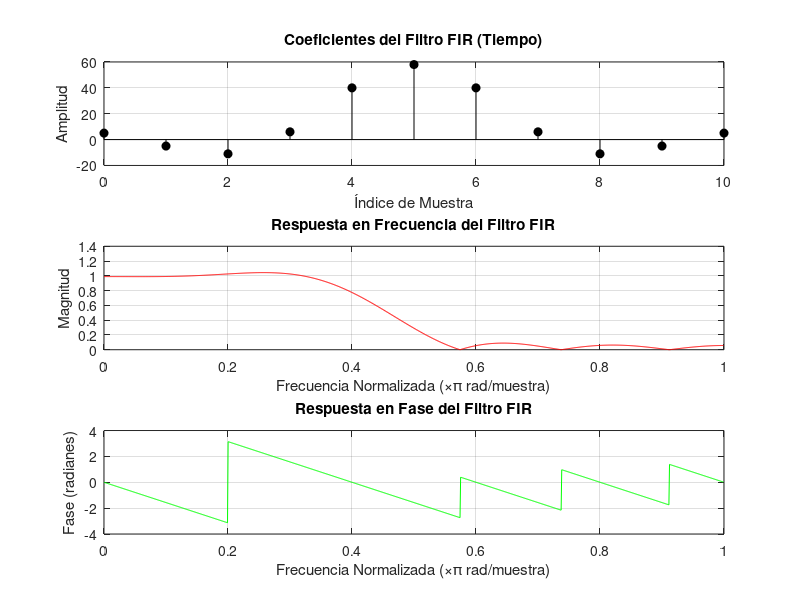

The MATLAB script that drew this image:
# --------------------------------------------------------------------------------------
# Calculo de coheficientes para filtro FIR LSE
# --------------------------------------------------------------------------------------

clc; clear all; close all;

pkg load signal  % Carga el paquete de procesamiento de señales en Octave

% Parámetros del filtro FIR
num_taps = 11;      % Número de coeficientes (taps) del filtro FIR
f_corte = 0.4;      % Frecuencia de corte normalizada (en términos de Nyquist)

% Definir los vectores de frecuencia y amplitud para 'firls'
% Vector de frecuencia [0, frecuencia de corte, frecuencia de transición, 1]
% Estos valores determinan la forma de la respuesta en frecuencia del filtro.
F = [0 f_corte f_corte+0.1 1];
% Vector de amplitud deseado en las bandas correspondientes
% Aquí definimos la amplitud para cada segmento de frecuencia.
A = [1 1 0 0];

% Diseño del filtro FIR usando el método de mínimos cuadrados (Least Squares Error)
coef = firls(num_taps - 1, F, A);

% Normalizar coeficientes para ajustarlos al rango de 8 bits signed
coef_fixed = round(coef * 2^(8-1));      % Escalado para tener precisión de 8 bits signed
coef_fixed(coef_fixed < -128) = -128;    % Límite inferior de 8 bits signed
coef_fixed(coef_fixed > 127) = 127;      % Límite superior de 8 bits signed

% Convertir a formato hexadecimal
% Convierte los coeficientes a hexadecimal para implementación en VHDL
coef_hex = dec2hex(typecast(int8(coef_fixed), 'uint8'));

% Mostrar los coeficientes en formato VHDL requerido
disp("constant coeficient: coeficient_type := ");
disp("    (");

for i = 1:length(coef_hex)
    % Mostrar cada coeficiente en hexadecimal, con prefijo X"
    fprintf('        X"%s"', coef_hex(i, :));
    if i < length(coef_hex)
        fprintf(",\n");
    else
        fprintf("\n");
    end
end
disp("    );");

% Graficar los coeficientes en el dominio del tiempo
figure;
subplot(3, 1, 1);
stem(0:num_taps-1, coef_fixed, 'filled', 'black');  % Color negro
title('Coeficientes del Filtro FIR (Tiempo)');
xlabel('Índice de Muestra');
ylabel('Amplitud');
grid on;

% Graficar la respuesta en frecuencia
[H, w] = freqz(coef, 1, 1024);  % Calcula la respuesta en frecuencia del filtro
subplot(3, 1, 2);
plot(w/pi, abs(H), 'red');  % Color rojo
title('Respuesta en Frecuencia del Filtro FIR');
xlabel('Frecuencia Normalizada (\times\pi rad/muestra)');
ylabel('Magnitud');
grid on;

% Graficar la respuesta de fase
subplot(3, 1, 3);
plot(w/pi, angle(H), 'green');  % Color green
title('Respuesta en Fase del Filtro FIR');
xlabel('Frecuencia Normalizada (\times\pi rad/muestra)');
ylabel('Fase (radianes)');
grid on;

